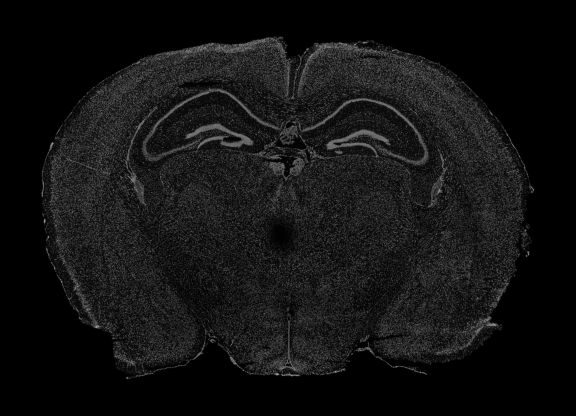
#> input picture docs/image/01.preprocess/test.png, 1152 x 832 px (shown at 1/2 size); its folder holds only this picture in this run
$ python step2_affine.py --fixed-path ../docs/image/01.preprocess/test.png --moving-path ../docs/image/01.preprocess/test.png --output-path out.png
#> lines starting #> are read from the running program, lines starting #| are printed output that depends on the picture
import os
import argparse
import random
import csv
import json
import gc
from concurrent.futures import ThreadPoolExecutor, as_completed
import numpy as np
from skimage import io, transform, filters
import SimpleITK as sitk
from matplotlib import cm
from matplotlib import pyplot as plt
from step1_preprocess import _extract_brain_mask, _save_masked_brain_on_canvas


def _cleanup_images(*objects):
    for obj in objects:
        if obj is None:
            continue
        close_fn = getattr(obj, 'close', None)
        if callable(close_fn):
            try:
                close_fn()
            except Exception:
                pass
    gc.collect()

def _set_global_determinism(seed=2026, sitk_threads=1):
#> called with seed = 2026, sitk_threads = 1
    np.random.seed(int(seed))
    random.seed(int(seed))
    sitk.ProcessObject.SetGlobalDefaultNumberOfThreads(int(sitk_threads))
#> (this line was passed over: SimpleITK is not available in this run)
#> in _load_fixed_2d, arr is the input picture: shape (832, 1152) uint16; min 0, max 45021, mean 4832.7


def _normalize_01(arr):
    arr = arr.astype(np.float32)
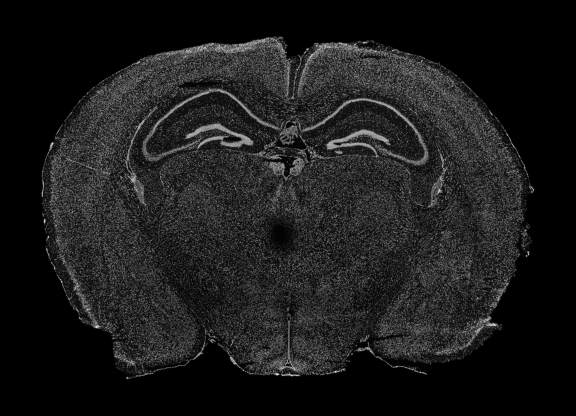
#> arr: shape (832, 1152) float32 (shown at 1/2 size); min 0, max 45021, mean 4832.7; drawn with min black and max white
    amin, amax = float(arr.min()), float(arr.max())
#> amin = 0; amax = 45021
    if amax > amin:
        arr = (arr - amin) / (amax - amin)
    return arr


def _load_fixed_2d(path):
    arr = io.imread(path)
    if arr.ndim == 3:
        from skimage import color
        arr = color.rgb2gray(arr)
    return _normalize_01(arr)


# [299 lines left out: functions _to_sitk, _edge_ncc, _build_dense_focus_weight, _weighted_ncc, _register_rigid_affine_bspline_for_score, _final_affine_fullres and 7 more, not called in this run]


def affine_register(
    fixed_path,
    moving_path,
    output_path,
    mask_path=None,
    atlas_slice=None,
    slice_search_radius=200,
    slice_search_step=20,
    search_resize_max=0.6,
    random_seed=2026,
    sitk_threads=1,
    search_workers=1,
    neighbor_smooth_sigma=3.0,
):
    workers = max(1, int(search_workers))
    search_stage_threads = 1 if workers > 1 else int(sitk_threads)
    _set_global_determinism(seed=random_seed, sitk_threads=search_stage_threads)

    fixed_full = _load_fixed_2d(fixed_path)
    atlas = np.load(moving_path)
    if atlas.ndim != 3:
        raise ValueError('moving_path must be a 3D atlas npy file')

    total = atlas.shape[0]
    center =650

    fixed_search = transform.rescale(fixed_full, search_resize_max,
                                     preserve_range=True, anti_aliasing=True).astype(np.float32)
    dense_weight_full = _build_dense_focus_weight(fixed_full, percentile=85.0, gamma=2.0)
    print(3)

    # load mask
    mask_search = None
    if mask_path is not None and os.path.exists(str(mask_path)):
        mask_full = io.imread(str(mask_path))
        mask_full = (mask_full > 127).astype(np.float32)
        if mask_full.shape != fixed_full.shape:
            mask_full = transform.resize(
                mask_full, fixed_full.shape, order=0,
                preserve_range=True, anti_aliasing=False,
            ).astype(np.float32)

        mask_search = transform.rescale(mask_full, search_resize_max, order=0, preserve_range=True, anti_aliasing=False).astype(np.float32)
        mask_search = (mask_search > 0.5).astype(np.float32)

        print(f'Tissue mask applied to weight map, coverage={mask_full.mean()*100:.1f}%')
    else:
        print('No tissue mask provided; using full-image weight map.')

    if dense_weight_full.shape != fixed_search.shape:
        dense_weight_map = transform.resize(
            dense_weight_full,
            fixed_search.shape,
            preserve_range=True,
            anti_aliasing=True,
        ).astype(np.float32)
    else:
        dense_weight_map = dense_weight_full.copy().astype(np.float32)
    if mask_search is not None:
        dense_weight_map = dense_weight_map * mask_search
    dense_weight_map = np.clip(dense_weight_map, 0.0, 1.0)

    coarse_left = max(0, center - slice_search_radius)
    coarse_right = min(total - 1, center + slice_search_radius)
    coarse_candidates = list(range(coarse_left, coarse_right + 1, slice_search_step))
    if center not in coarse_candidates:
        coarse_candidates.append(center)
    coarse_candidates = sorted(set(coarse_candidates))

    print(f'Atlas shape: {atlas.shape}, center slice: {center}')
    print(f'Coarse range: [{coarse_left}, {coarse_right}], step={slice_search_step}, n={len(coarse_candidates)}')

    records = []
    evaluated = {}

    # [38 lines left out: functions _evaluate_slice, _evaluate_batch, not called in this run]

    _evaluate_batch(coarse_candidates, 'coarse', seed_offset=0, scale=search_resize_max)
    _apply_neighbor_score_regularization(records, neighbor_smooth_sigma=neighbor_smooth_sigma)

    ranked_slices = _rank_slices_by_smoothed_score(records)
    topk_slices = [int(item[0]) for item in ranked_slices[:3]]

    refine_candidates = set()
    fine_step = max(1, slice_search_step // 6)
    fine_radius = max(10, int(slice_search_step * 0.75))
    for c in topk_slices:
        for i in range(max(coarse_left, c - fine_radius), min(coarse_right, c + fine_radius) + 1, fine_step):
            refine_candidates.add(i)
    refine_candidates = sorted(refine_candidates)
    print(f'Refine candidates around top-k: n={len(refine_candidates)}')

    _evaluate_batch(refine_candidates, 'refine', seed_offset=10000, scale=search_resize_max)
    _apply_neighbor_score_regularization(records, neighbor_smooth_sigma=neighbor_smooth_sigma)

    ranked_slices = _rank_slices_by_smoothed_score(records)
    ultra_centers = sorted([int(item[0]) for item in ranked_slices[:2]])
    ultra_radius = max(6, slice_search_step // 2)
    ultra_candidates = set()
    for c in ultra_centers:
        for i in range(max(coarse_left, c - ultra_radius), min(coarse_right, c + ultra_radius) + 1):
            ultra_candidates.add(i)
    ultra_candidates = sorted(ultra_candidates)
    print(f'Ultra-refine candidates around best-2: n={len(ultra_candidates)}')
    _evaluate_batch(ultra_candidates, 'ultra', seed_offset=20000, scale=search_resize_max)
    _apply_neighbor_score_regularization(records, neighbor_smooth_sigma=neighbor_smooth_sigma)

    ranked_slices = _rank_slices_by_smoothed_score(records)
    if len(ranked_slices) == 0:
        raise RuntimeError('No slice scores were computed in Step2.')
    best = ranked_slices[0][1][2]
    best_slice = int(best['slice_idx'])
    print(
        f'Best slice selected: {best_slice}, '
        f'score_smoothed={best["slice_score_smoothed"]:.6f}, '
        f'base_score={best["score"]:.6f}, bspline_mi={best["bspline_mi"]:.6f}'
    )

    sitk.ProcessObject.SetGlobalDefaultNumberOfThreads(int(sitk_threads))

    moving_best_full = _normalize_01(atlas[best_slice])
    reg_arr, rigid_tx, affine_tx, final_info = _final_affine_fullres(
        fixed_full,
        moving_best_full,
        seed=int(random_seed),
        fixed_mask_arr=mask_full if mask_search is not None else None,
    )

    reg_u16 = (np.clip(reg_arr, 0, 1) * 65535).astype(np.uint16)
    io.imsave(output_path, reg_u16)

    merged_tx = sitk.CompositeTransform(2)
    merged_tx.AddTransform(rigid_tx)
    merged_tx.AddTransform(affine_tx)
    if hasattr(merged_tx, 'FlattenTransform'):
        merged_tx.FlattenTransform()
    output_path = str(output_path)
    merged_tx_path = output_path.replace('_affine.tif', '_rigid_affine.h5')
    sitk.WriteTransform(merged_tx, merged_tx_path)

    overlay_rgb_tif = output_path.replace('_affine.tif', '_overlay_on_step1_rgb.tif')
    _save_overlay_rgb_tif(fixed_full, reg_arr, overlay_rgb_tif, alpha=0.45, cmap_name='turbo')

    dense_weight_tif = output_path.replace('_affine.tif', '_dense_weight.tif')
    dense_weight_full = dense_weight_full * mask_full if mask_search is not None else dense_weight_full
    _save_weight_map_tif(dense_weight_full, dense_weight_tif)

    slice_score_curve_png = output_path.replace('_affine.tif', '_slice_score_curve.png')
    _save_slice_score_curve(records, slice_score_curve_png)

    metrics_csv = output_path.replace('_affine.tif', '_slice_search_metrics.csv')
    with open(metrics_csv, 'w', newline='') as f:
        writer = csv.DictWriter(
            f,
            fieldnames=[
                'slice_idx', 'stage',
                'rigid_mi', 'rigid_iterations', 'rigid_stop_reason',
                'affine_mi', 'affine_iterations', 'affine_stop_reason',
                'bspline_mi', 'bspline_iterations', 'bspline_stop_reason',
                'edge_ncc', 'dense_ncc', 'score', 'slice_score_smoothed',
            ],
        )
        writer.writeheader()
        for r in sorted(records, key=lambda x: (x['slice_idx'], x['stage'])):
            writer.writerow(r)

    record_json = output_path.replace('_affine.tif', '_step2_record.json')
    payload = {
        'fixed_path': str(fixed_path),
        'moving_path': str(moving_path),
        'selected_slice': best_slice,
        'search': {
            'center': center,
            'slice_search_radius': slice_search_radius,
            'slice_search_step': slice_search_step,
            'refine_step': fine_step,
            'refine_radius': fine_radius,
            'ultra_refine_radius': ultra_radius,
            'search_resize_max': search_resize_max,
            'random_seed': int(random_seed),
            'sitk_threads': int(sitk_threads),
            'search_workers': int(workers),
            'coarse_candidates': coarse_candidates,
            'refine_candidates': refine_candidates,
            'ultra_candidates': ultra_candidates,
        },
        'best_candidate_metrics': best,
        'final_rigid_metric_mi': final_info['rigid_metric_mi'],
        'final_rigid_iterations': final_info['rigid_iterations'],
        'final_rigid_stop_reason': final_info['rigid_stop_reason'],
        'final_affine_metric_mi': final_info['affine_metric_mi'],
        'final_affine_iterations': final_info['affine_iterations'],
        'final_affine_stop_reason': final_info['affine_stop_reason'],
        'merged_rigid_affine_transform_path': merged_tx_path,
        'deformation_chain_forward': [
            {'step': 'step2_rigid_affine_merged', 'transform_path': merged_tx_path, 'type': 'CompositeTransform'},
        ],
        'metrics_csv': metrics_csv,
        'slice_score_curve_png': slice_score_curve_png,
        'overlay_rgb_tif': overlay_rgb_tif,
        'dense_weight_tif': dense_weight_tif,
    }
    with open(record_json, 'w') as f:
        json.dump(payload, f, indent=2)

    print(f'Affine registered image saved to {output_path}')
    print(f'Overlay RGB tif saved to {overlay_rgb_tif}')
    print(f'Dense weight tif saved to {dense_weight_tif}')
    print(f'Slice score curve saved to {slice_score_curve_png}')
    print(f'Merged rigid+affine transform saved to {merged_tx_path}')
    print(f'Step2 record saved to {record_json}')

    _cleanup_images(
        fixed_full,
        atlas,
        fixed_search,
        dense_weight_full,
        dense_weight_map,
        mask_search,
        mask_full if 'mask_full' in locals() else None,
        reg_arr,
        reg_u16,
    )

    return reg_arr, affine_tx, record_json


def _build_arg_parser():
    parser = argparse.ArgumentParser(description='Step2: affine registration to select best matching atlas slice')
    parser.add_argument('-f', '--fixed-path', required=True, help='fixed image path (step1 resampled output)')
    parser.add_argument('-m', '--moving-path', required=True, help='3D atlas npy path (e.g., ara_nissl_10.npy)')
    parser.add_argument('-o', '--output-path', required=True, help='affine registration output tif path')
    parser.add_argument('--mask-path', default=None, help='tissue mask tif (step1 output, _mask.tif); constrains dense weight to tissue')
    parser.add_argument('-as', '--atlas-slice', type=int, default=None, help='specify atlas slice number; if not provided, search automatically')
    parser.add_argument('-sr', '--slice-search-radius', type=int, default=200, help='slice search radius for step2')
    parser.add_argument('-ss', '--slice-search-step', type=int, default=20, help='slice search step for step2')
    parser.add_argument('-sm', '--search-resize-max', type=int, default=768, help='maximum side length of images during search stage')
    parser.add_argument('-rs', '--random-seed', type=int, default=2026, help='random seed (for reproducible registration)')
    parser.add_argument('-st', '--sitk-threads', type=int, default=1, help='SimpleITK global thread count (recommend 1 for reproducibility)')
    parser.add_argument('-sw', '--search-workers', type=int, default=1, help='parallel workers for slice search (recommend 2-8)')
    parser.add_argument('--neighbor-smooth-sigma', type=float, default=3.0, help='sigma of Gaussian smoothing kernel used for neighbor slice score regularization')
    return parser


if __name__ == '__main__':
    args = _build_arg_parser().parse_args()
    out_dir = os.path.dirname(args.output_path)
    if out_dir:
        os.makedirs(out_dir, exist_ok=True)

    try:
        reg_arr, affine_tx, info = affine_register(
            fixed_path=args.fixed_path,
            moving_path=args.moving_path,
            output_path=args.output_path,
            mask_path=args.mask_path,
            atlas_slice=args.atlas_slice,
            slice_search_radius=args.slice_search_radius,
            slice_search_step=args.slice_search_step,
            search_resize_max=args.search_resize_max,
            random_seed=args.random_seed,
            sitk_threads=args.sitk_threads,
            search_workers=args.search_workers,
            neighbor_smooth_sigma=args.neighbor_smooth_sigma,
        )
    finally:
        _cleanup_images()
#> (the run stopped early here; a loop or call above may not have finished)
